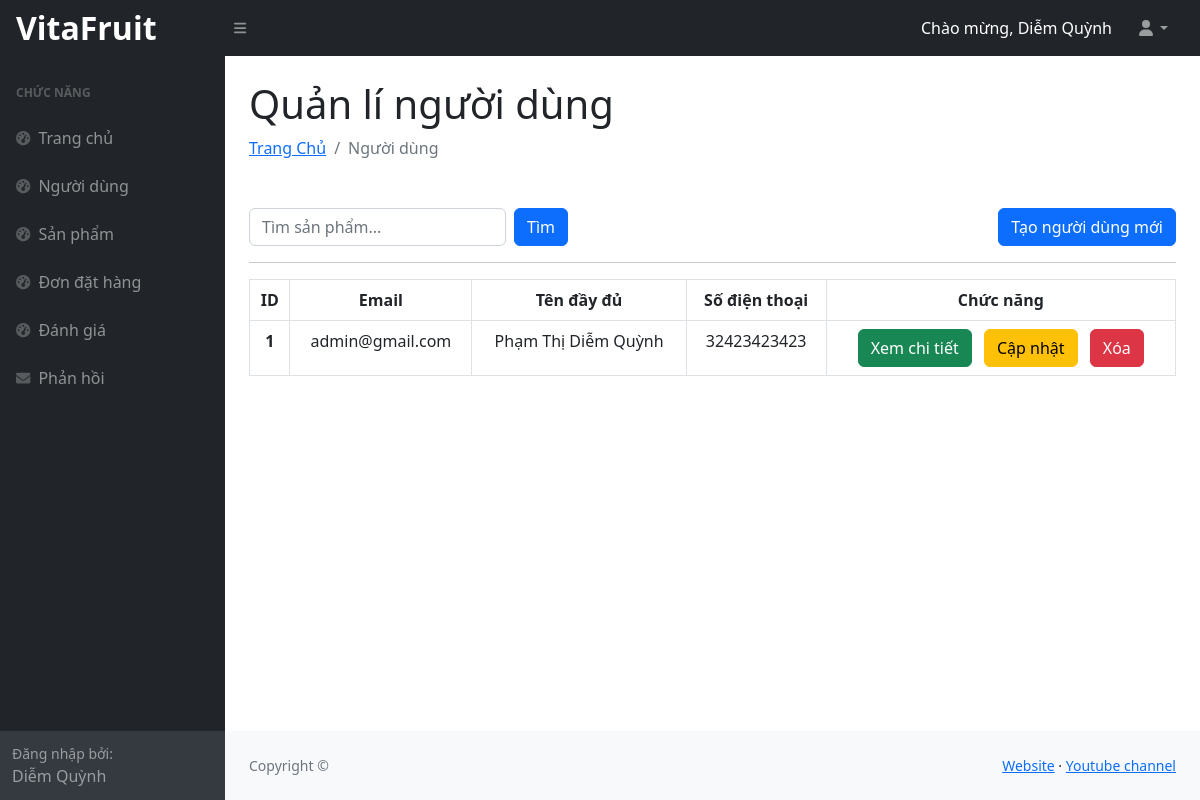
Page /src/admin/user/show.php (signed in) on the committed database.
### tables this page shows
CREATE TABLE `user` (
  `id` int NOT NULL AUTO_INCREMENT,
  `email` varchar(255) NOT NULL,
  `password` varchar(255) NOT NULL,
  `name` varchar(255) NOT NULL,
  `phone` varchar(20) DEFAULT NULL,
  `image` varchar(255) DEFAULT NULL,
  `roleID` int DEFAULT NULL,
  PRIMARY KEY (`id`),
  UNIQUE KEY `email_UNIQUE` (`email`),
  KEY `roleID` (`roleID`),
  CONSTRAINT `user_ibfk_1` FOREIGN KEY (`roleID`) REFERENCES `role` (`id`)
);

### include/database.php (called while the page is built, shortened)
<?php
    function connect()
    {
        $code = @mysqli_connect("localhost", "root", "");
        mysqli_select_db($code, "vitafruit");
        return $code;
    }
    function view(string $query)
    {
        $code = connect();
        $kq = mysqli_query($code, $query);
        return $kq;
    }
?>

### src/admin/user/show.php (the view, shortened to what this page needs)
<!DOCTYPE html>
<html lang="en">
<head>
    <link href="../resources/css/styles.css" rel="stylesheet" />
    <?php
        include_once '../../../include/database.php';
    ?>
</head>
<body class="sb-nav-fixed">
    <?php include_once '../layout/header.php'?>
    <div id="layoutSidenav">
        <?php include_once '../layout/sidebar.php'?>
        <div id="layoutSidenav_content">
            <main>
                <div class="container-fluid px-4">
                    <h1 class="mt-4">Quản lí người dùng</h1>
                    <ol class="breadcrumb mb-4">
                        <li class="breadcrumb-item"><a href="/VitaFruit/src/admin/dashboard/show.php">Trang Chủ</a>
                        </li>
                        <li class="breadcrumb-item active">Người dùng</li>
                    </ol>
                    <div class="mt-5">
                        <div class="row">
                            <div class="col-12 mx-auto">
                                <div class="d-flex justify-content-between align-items-center mb-3">
                                    <form class="d-flex" method="GET" action="">
                                        <input
                                            class="form-control me-2"
                                            type="search"
                                            name="keyword"
                                            placeholder="Tìm sản phẩm..."
                                            value="<?php echo isset($_GET['keyword']) ? htmlspecialchars($_GET['keyword']) : ''; ?>"
                                            id="searchInput"
                                        >
                                        <button class="btn btn-primary" type="submit">Tìm</button>
                                    </form>
                                    <a href="/VitaFruit/src/admin/user/create.php" class="btn btn-primary">Tạo người dùng mới</a>
                                </div>
                                <hr />
                                <table class=" table table-bordered table-hover" style="text-align: center;">
                                    <thead>
                                        <tr>
                                            <th>ID</th>
                                            <th>Email</th>
                                            <th>Tên đầy đủ</th>
                                            <th>Số điện thoại</th>
                                            <th>Chức năng</th>
                                        </tr>
                                    </thead>
                                    <tbody>
                                        <?php
                                            $page = isset($_GET['page']) ? intval($_GET['page']) : 1;
                                            $page = max($page, 1);
                                            $offset = ($page - 1) * 6;
                                            $search_raw = isset($_GET['keyword']) ? trim($_GET['keyword']) : '';
                                            $search = $search_raw !== '' ? addslashes($search_raw) : '';
                                            if ($search !== '') {
                                                $query = "SELECT id, email, name, phone
                                                        FROM user
                                                        WHERE email LIKE '%$search%' OR name LIKE '%$search%' OR phone LIKE '%$search%'
                                                        ORDER BY id
                                                        LIMIT 6 OFFSET $offset";
                                                $queryCount = "SELECT COUNT(*) AS total_rows
                                                            FROM user
                                                            WHERE email LIKE '%$search%' OR name LIKE '%$search%' OR phone LIKE '%$search%'";
                                            } else {
                                                $query = "SELECT id, email, name, phone
                                                        FROM user
                                                        ORDER BY id
                                                        LIMIT 6 OFFSET $offset";
                                            }
                                            $kq = view($query);
                                            if ($kq && mysqli_num_rows($kq) > 0) {
                                            while ($user = mysqli_fetch_assoc($kq)) {
                                                echo "
                                                <tr>
                                                    <th>{$user['id']}</th>
                                                    <td>{$user['email']}</td>
                                                    <td>{$user['name']}</td>
                                                    <td>{$user['phone']}</td>
                                                    <td>
                                                        <a href='/VitaFruit/src/admin/user/detail.php?id={$user['id']}' class='btn btn-success'>Xem chi tiết</a>
                                                        <a href='/VitaFruit/src/admin/user/update.php?id={$user['id']}' class='btn btn-warning mx-2'>Cập nhật</a>
                                                        <a href='/VitaFruit/src/admin/user/delete.php?id={$user['id']}' class='btn btn-danger'>Xóa</a>
                                                    </td>
                                                </tr>";
                                            }
                                            } else {
                                            echo "<tr>
                                                <td colspan='5'>Không có dữ liệu</td>
                                            </tr>";
                                            }
                                        ?>
                                    </tbody>
                                </table>
                            </div>
                        </div>
                    </div>
                </div>
            </main>
            <?php
            include_once '../layout/footer.php'
            ?>
        </div>
    </div>
</body>
</html>

### rows in the picture
user: id "1", email "admin@gmail.com", name "Phạm Thị Diễm Quỳnh", phone "32423423423"
